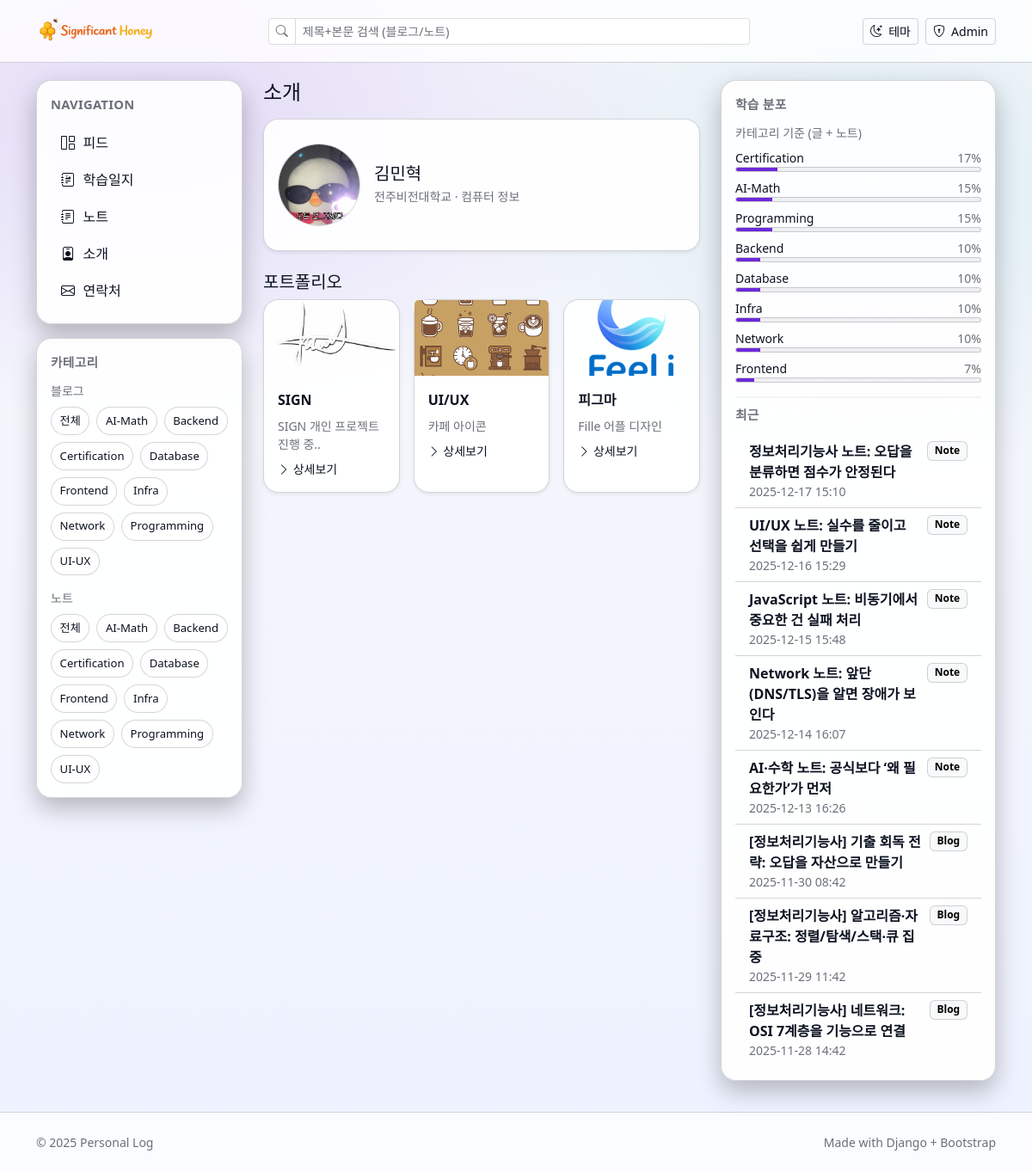
The page /about/ on the database its author committed.
### notes/models.py (models this page shows, shortened)
class Category(models.Model):
    name = models.CharField(max_length=50, unique=True)
    slug = models.SlugField(max_length=60, unique=True, blank=True)
    created_at = models.DateTimeField(auto_now_add=True)
    class Meta:
        ordering = ["name"]

class Note(models.Model):
    title = models.CharField(max_length=200)
    content = models.TextField(blank=True)
    categories = models.ManyToManyField(Category, related_name="notes", blank=True)
    created_at = models.DateTimeField(auto_now_add=True)
    updated_at = models.DateTimeField(auto_now=True)

### page/models.py (models this page shows, shortened)
class AboutProfile(models.Model):
    id = models.PositiveSmallIntegerField(primary_key=True, default=1, editable=False)
    photo = models.ImageField(upload_to="about/profile/", blank=True, null=True)
    name = models.CharField(max_length=100, blank=True)
    university = models.CharField(max_length=150, blank=True)
    major = models.CharField(max_length=150, blank=True)
    updated_at = models.DateTimeField(auto_now=True)

class PortfolioItem(models.Model):
    title = models.CharField(max_length=200)
    description = models.TextField(blank=True)
    link = models.URLField(max_length=500, blank=True)
    image = models.ImageField(upload_to="about/portfolio/", blank=True, null=True)
    order = models.PositiveIntegerField(default=0)
    is_published = models.BooleanField(default=True)
    created_at = models.DateTimeField(auto_now_add=True)
    updated_at = models.DateTimeField(auto_now=True)
    class Meta:
        ordering = ("order", "-created_at")
    @property
    def description_one_line(self) -> str:
        if not self.description:
            return ""
        for line in str(self.description).splitlines():
            stripped = line.strip()
            if stripped:
                return stripped
        return ""

### blog/models.py (models this page shows, shortened)
class Post(models.Model):
    title = models.CharField(max_length=200)
    content = models.TextField()
    categories = models.ManyToManyField("notes.Category", related_name="posts", blank=True)
    created_at = models.DateTimeField(default=timezone.now)

### page/views.py (the view)
# urls.py: path("about/", views.about, name="about"),
def about(request):
    profile, _ = AboutProfile.objects.get_or_create(pk=1)
    if request.user.is_staff:
        portfolio_items = PortfolioItem.objects.all()
    else:
        portfolio_items = PortfolioItem.objects.filter(is_published=True)
    return render(
        request,
        "page/about.html",
        {"profile": profile, "portfolio_items": portfolio_items},
    )

### page/templates/page/about.html (shortened to what this page needs)
{% extends "blog/base.html" %}
{% block content %}
  <h1 class="h4 mb-3">소개</h1>
  <div class="card shadow-sm mb-4">
    <div class="card-body">
      <div class="row g-3 align-items-center">
        <div class="col-12 col-sm-auto">
          {% if profile.photo %}
            <img
              src="{{ profile.photo.url }}"
              alt="프로필 사진"
              class="rounded-circle border"
              style="width: 96px; height: 96px; object-fit: cover;"
            />
          {% endif %}
        </div>
        <div class="col">
          <div class="d-flex flex-wrap align-items-end justify-content-between gap-2">
            <div>
              <div class="h5 mb-1">{{ profile.name|default:"이름을 설정해주세요" }}</div>
              <div class="text-muted small">
                {% if profile.university %}{{ profile.university }}{% endif %}
                {% if profile.university and profile.major %} · {% endif %}
                {% if profile.major %}{{ profile.major }}{% endif %}
              </div>
            </div>
          </div>
        </div>
      </div>
    </div>
  </div>
  <div class="d-flex align-items-center justify-content-between gap-2 mb-2">
    <h2 class="h5 mb-0">포트폴리오</h2>
  </div>
  <div class="row g-3">
    {% for item in portfolio_items %}
      <div class="col-12 col-sm-6 col-lg-4">
        <div class="card h-100 shadow-sm">
          {% if item.image %}
            <a href="{% url 'portfolio_detail' item.pk %}" class="text-decoration-none">
              <img
                src="{{ item.image.url }}"
                alt="{{ item.title }}"
                class="card-img-top"
                style="aspect-ratio: 16 / 9; object-fit: cover;"
              />
            </a>
          {% endif %}
          <div class="card-body d-flex flex-column gap-2">
            <div class="fw-semibold">{{ item.title }}</div>
            {% if item.description %}
              <div class="text-muted small">{{ item.description_one_line|truncatechars:80 }}</div>
            {% endif %}
            <a href="{% url 'portfolio_detail' item.pk %}" class="small text-decoration-none">
              <i class="bi bi-chevron-right"></i> 상세보기
            </a>
          </div>
        </div>
      </div>
    {% empty %}
      <div class="col-12">
        <div class="text-muted">아직 등록된 포트폴리오가 없어요.</div>
      </div>
    {% endfor %}
  </div>
{% endblock %}

### blog/templates/blog/base.html (shortened to what this page needs)
{% load static %}
<!doctype html>
<html lang="ko" data-theme="dark">
<head>
  <link href="https://cdn.jsdelivr.net/npm/bootstrap@5.3.3/dist/css/bootstrap.min.css" rel="stylesheet">
  <link rel="stylesheet" href="https://cdn.jsdelivr.net/npm/bootstrap-icons@1.11.3/font/bootstrap-icons.min.css">
  <link rel="stylesheet" href="{% static 'css/site.css' %}?v=20251230-2">
</head>
<body class="app">
  <header class="appbar">
    <div class="container d-flex flex-wrap align-items-center gap-3 py-3">
      <a class="brand d-flex align-items-center gap-2 text-decoration-none order-1" href="{% url 'post_list' %}">
        <img src="{% static 'img/logo.png' %}" alt="logo" width="140" height="40" class="rounded brand-logo" />
      </a>
      <div class="appbar-actions d-flex align-items-center gap-2 ms-auto order-2 order-md-3">
        <button class="btn btn-sm btn-outline-secondary text-nowrap" type="button" id="theme-toggle">
          <i class="bi bi-moon-stars"></i> <span class="d-none d-md-inline">테마</span>
        </button>
        <a class="btn btn-sm btn-outline-dark text-nowrap" href="/admin/">
          <i class="bi bi-shield-lock"></i> <span class="d-none d-md-inline">Admin</span>
        </a>
      </div>
      <form class="appbar-search order-3 order-md-2" role="search" method="get" action="{% url 'search' %}">
        <div class="input-group input-group-sm">
          <span class="input-group-text"><i class="bi bi-search"></i></span>
          <input class="form-control" type="search" name="q" value="{{ request.GET.q }}" placeholder="제목+본문 검색 (블로그/노트)" aria-label="Search">
        </div>
      </form>
    </div>
  </header>
  <main class="container layout">
    <div class="layout-grid">
      <aside class="rail">
        <nav class="rail-card">
          <div class="rail-title">Navigation</div>
          <a class="rail-link" href="{% url 'post_list' %}"><i class="bi bi-grid-1x2"></i> 피드</a>
          <a class="rail-link" href="{% url 'blog_post_list' %}"><i class="bi bi-journal-richtext"></i> 학습일지</a>
          <a class="rail-link" href="{% url 'notes' %}"><i class="bi bi-journal-text"></i> 노트</a>
          <a class="rail-link" href="{% url 'about' %}"><i class="bi bi-person-badge"></i> 소개</a>
          <a class="rail-link" href="{% url 'contact' %}"><i class="bi bi-envelope"></i> 연락처</a>
        </nav>
        <div class="rail-card">
          <div class="rail-title">카테고리</div>
          <div class="text-muted small mb-2">블로그</div>
          <div class="d-flex flex-wrap gap-2 mb-3">
            <a class="chip" href="{% url 'blog_post_list' %}">전체</a>
            {% for c in notes_categories %}
              <a class="chip" href="{% url 'blog_post_list' %}?category={{ c.slug }}">{{ c.name }}</a>
            {% empty %}
              <div class="text-muted small">카테고리가 없어요. (admin에서 추가)</div>
            {% endfor %}
          </div>
          <div class="text-muted small mb-2">노트</div>
          <div class="d-flex flex-wrap gap-2">
            <a class="chip" href="{% url 'notes' %}">전체</a>
            {% for c in notes_categories %}
              <a class="chip" href="{% url 'notes' %}?category={{ c.slug }}">{{ c.name }}</a>
            {% empty %}
              <div class="text-muted small">카테고리가 없어요. (admin에서 추가)</div>
            {% endfor %}
          </div>
        </div>
      </aside>
      <section class="content">
        {% block content %}{% endblock %}
      </section>
      <aside class="side">
        <div class="side-card">
          {% if category_distribution %}
            <div class="side-title">학습 분포</div>
            <div class="small text-muted mb-2">카테고리 기준 (글 + 노트)</div>
            <div class="d-grid gap-2 mb-3">
              {% for c in category_distribution %}
                <div>
                  <div class="d-flex justify-content-between small">
                    <div class="text-truncate" title="{{ c.name }}">{{ c.name }}</div>
                    <div class="text-muted">{{ c.percent|floatformat:0 }}%</div>
                  </div>
                  <div class="progress" style="height:6px;background:var(--hover);border:1px solid var(--border);">
                    <div class="progress-bar" role="progressbar" style="width: {{ c.percent }}%; background: var(--brand);" aria-valuenow="{{ c.percent|floatformat:0 }}" aria-valuemin="0" aria-valuemax="100"></div>
                  </div>
                </div>
              {% endfor %}
            </div>
            <hr class="my-2 border" />
          {% endif %}
          <div class="side-title">최근</div>
          <div class="list-group list-group-flush">
                {% for item in recent_items %}
              <a class="list-group-item list-group-item-action" href="{{ item.url }}">
                <div class="d-flex justify-content-between gap-2 align-items-start">
                  <div class="fw-semibold title-wrap">{{ item.title }}</div>
                  <span class="badge text-bg-light border flex-shrink-0">{% if item.kind == "post" %}Blog{% else %}Note{% endif %}</span>
                </div>
                <div class="text-muted small">{{ item.timestamp|date:"Y-m-d H:i" }}</div>
              </a>
            {% empty %}
              <div class="text-muted small px-3 py-2">최근 글이 아직 없어요.</div>
            {% endfor %}
          </div>
        </div>
      </aside>
    </div>
  </main>
  <footer class="footer">
    <div class="container d-flex flex-column flex-sm-row justify-content-between gap-2 py-4">
      <div class="text-muted small">© {% now "Y" %} Personal Log</div>
      <div class="text-muted small">Made with Django + Bootstrap</div>
    </div>
  </footer>
</body>
</html>

### rows shown on the page
Category: name "AI-Math", name "AI-Math"
Category: name "Backend", name "Backend"
Category: name "Certification", name "Certification"
Category: name "Database", name "Database"
Category: name "Frontend", name "Frontend"
Category: name "Infra", name "Infra"
Category: name "Network", name "Network"
Category: name "Programming", name "Programming"
Category: name "UI-UX"
AboutProfile: photo (picture), name "김민혁", university "전주비전대학교", major "컴퓨터 정보"
PortfolioItem: image (picture), title "SIGN", description_one_line "SIGN 개인 프로젝트 진행 중.."
PortfolioItem: image (picture), title "UI/UX", description_one_line "카페 아이콘"
PortfolioItem: image (picture), title "피그마", description_one_line "Fille 어플 디자인"
Note: title "정보처리기능사 노트: 오답을 분류하면 점수가 안정된다", timestamp "2025-12-17 15:10"
Note: title "UI/UX 노트: 실수를 줄이고 선택을 쉽게 만들기", timestamp "2025-12-16 15:29"
Note: title "JavaScript 노트: 비동기에서 중요한 건 실패 처리", timestamp "2025-12-15 15:48"
Note: title "Network 노트: 앞단(DNS/TLS)을 알면 장애가 보인다", timestamp "2025-12-14 16:07"
Note: title "AI·수학 노트: 공식보다 ‘왜 필요한가’가 먼저", timestamp "2025-12-13 16:26"
Post: title "[정보처리기능사] 기출 회독 전략: 오답을 자산으로 만들기", timestamp "2025-11-30 08:42"
Post: title "[정보처리기능사] 알고리즘·자료구조: 정렬/탐색/스택·큐 집중", timestamp "2025-11-29 11:42"
Post: title "[정보처리기능사] 네트워크: OSI 7계층을 기능으로 연결", timestamp "2025-11-28 14:42"

### other values the page prints
{{ c.percent|floatformat:0 }} "17" "15" "15" "10" "10" "10" "10" "7"
